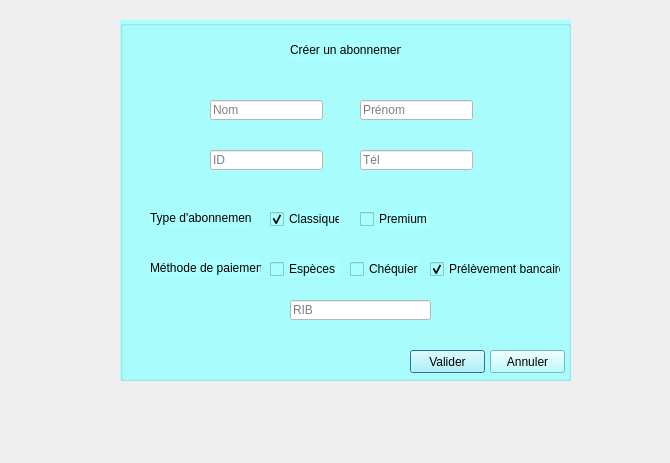
<?xml version="1.0" encoding="UTF-8"?>
<ui version="4.0">
 <class>abonnement</class>
 <widget class="QDialog" name="abonnement">
  <property name="geometry">
   <rect>
    <x>0</x>
    <y>0</y>
    <width>670</width>
    <height>463</height>
   </rect>
  </property>
  <property name="windowTitle">
   <string>Dialog</string>
  </property>
  <widget class="QGroupBox" name="groupBox">
   <property name="geometry">
    <rect>
     <x>120</x>
     <y>20</y>
     <width>451</width>
     <height>361</height>
    </rect>
   </property>
   <property name="styleSheet">
    <string notr="true">background-color: rgb(170, 255, 255);</string>
   </property>
   <property name="title">
    <string/>
   </property>
   <widget class="QLabel" name="label">
    <property name="geometry">
     <rect>
      <x>170</x>
      <y>20</y>
      <width>111</width>
      <height>20</height>
     </rect>
    </property>
    <property name="text">
     <string>Créer un abonnement</string>
    </property>
   </widget>
   <widget class="QLineEdit" name="lineEdit">
    <property name="geometry">
     <rect>
      <x>90</x>
      <y>80</y>
      <width>113</width>
      <height>20</height>
     </rect>
    </property>
    <property name="styleSheet">
     <string notr="true">background-color: rgb(255, 255, 255);</string>
    </property>
    <property name="placeholderText">
     <string>Nom</string>
    </property>
   </widget>
   <widget class="QLineEdit" name="lineEdit_3">
    <property name="geometry">
     <rect>
      <x>240</x>
      <y>80</y>
      <width>113</width>
      <height>20</height>
     </rect>
    </property>
    <property name="styleSheet">
     <string notr="true">background-color: rgb(255, 255, 255);</string>
    </property>
    <property name="placeholderText">
     <string>Prénom</string>
    </property>
   </widget>
   <widget class="QLineEdit" name="lineEdit_2">
    <property name="geometry">
     <rect>
      <x>90</x>
      <y>130</y>
      <width>113</width>
      <height>20</height>
     </rect>
    </property>
    <property name="styleSheet">
     <string notr="true">background-color: rgb(255, 255, 255);</string>
    </property>
    <property name="placeholderText">
     <string>ID</string>
    </property>
   </widget>
   <widget class="QLineEdit" name="lineEdit_4">
    <property name="geometry">
     <rect>
      <x>240</x>
      <y>130</y>
      <width>113</width>
      <height>20</height>
     </rect>
    </property>
    <property name="styleSheet">
     <string notr="true">background-color: rgb(255, 255, 255);</string>
    </property>
    <property name="placeholderText">
     <string>Tél</string>
    </property>
   </widget>
   <widget class="QCheckBox" name="checkBox">
    <property name="geometry">
     <rect>
      <x>150</x>
      <y>190</y>
      <width>70</width>
      <height>18</height>
     </rect>
    </property>
    <property name="text">
     <string>Classique</string>
    </property>
    <property name="checked">
     <bool>true</bool>
    </property>
   </widget>
   <widget class="QCheckBox" name="checkBox_2">
    <property name="geometry">
     <rect>
      <x>240</x>
      <y>190</y>
      <width>70</width>
      <height>18</height>
     </rect>
    </property>
    <property name="text">
     <string>Premium</string>
    </property>
    <property name="checkable">
     <bool>true</bool>
    </property>
    <property name="checked">
     <bool>false</bool>
    </property>
    <property name="tristate">
     <bool>false</bool>
    </property>
   </widget>
   <widget class="QLabel" name="label_2">
    <property name="geometry">
     <rect>
      <x>30</x>
      <y>190</y>
      <width>101</width>
      <height>16</height>
     </rect>
    </property>
    <property name="text">
     <string>Type d'abonnement:</string>
    </property>
   </widget>
   <widget class="QLabel" name="label_3">
    <property name="geometry">
     <rect>
      <x>30</x>
      <y>240</y>
      <width>111</width>
      <height>16</height>
     </rect>
    </property>
    <property name="text">
     <string>Méthode de paiement:</string>
    </property>
   </widget>
   <widget class="QCheckBox" name="checkBox_3">
    <property name="geometry">
     <rect>
      <x>150</x>
      <y>240</y>
      <width>70</width>
      <height>18</height>
     </rect>
    </property>
    <property name="text">
     <string>Espèces</string>
    </property>
    <property name="checked">
     <bool>false</bool>
    </property>
   </widget>
   <widget class="QCheckBox" name="checkBox_4">
    <property name="geometry">
     <rect>
      <x>230</x>
      <y>240</y>
      <width>70</width>
      <height>18</height>
     </rect>
    </property>
    <property name="text">
     <string>Chéquier</string>
    </property>
    <property name="checkable">
     <bool>true</bool>
    </property>
    <property name="checked">
     <bool>false</bool>
    </property>
    <property name="tristate">
     <bool>false</bool>
    </property>
   </widget>
   <widget class="QCheckBox" name="checkBox_5">
    <property name="geometry">
     <rect>
      <x>310</x>
      <y>240</y>
      <width>131</width>
      <height>18</height>
     </rect>
    </property>
    <property name="text">
     <string>Prélèvement bancaire</string>
    </property>
    <property name="checkable">
     <bool>true</bool>
    </property>
    <property name="checked">
     <bool>true</bool>
    </property>
    <property name="tristate">
     <bool>false</bool>
    </property>
   </widget>
   <widget class="QLineEdit" name="lineEdit_5">
    <property name="geometry">
     <rect>
      <x>170</x>
      <y>280</y>
      <width>141</width>
      <height>20</height>
     </rect>
    </property>
    <property name="styleSheet">
     <string notr="true">background-color: rgb(255, 255, 255);</string>
    </property>
    <property name="placeholderText">
     <string>RIB</string>
    </property>
   </widget>
   <widget class="QPushButton" name="pushButton">
    <property name="geometry">
     <rect>
      <x>290</x>
      <y>330</y>
      <width>75</width>
      <height>23</height>
     </rect>
    </property>
    <property name="text">
     <string>Valider</string>
    </property>
   </widget>
   <widget class="QPushButton" name="pushButton_2">
    <property name="geometry">
     <rect>
      <x>370</x>
      <y>330</y>
      <width>75</width>
      <height>23</height>
     </rect>
    </property>
    <property name="text">
     <string>Annuler</string>
    </property>
   </widget>
  </widget>
 </widget>
 <resources/>
 <connections/>
</ui>
